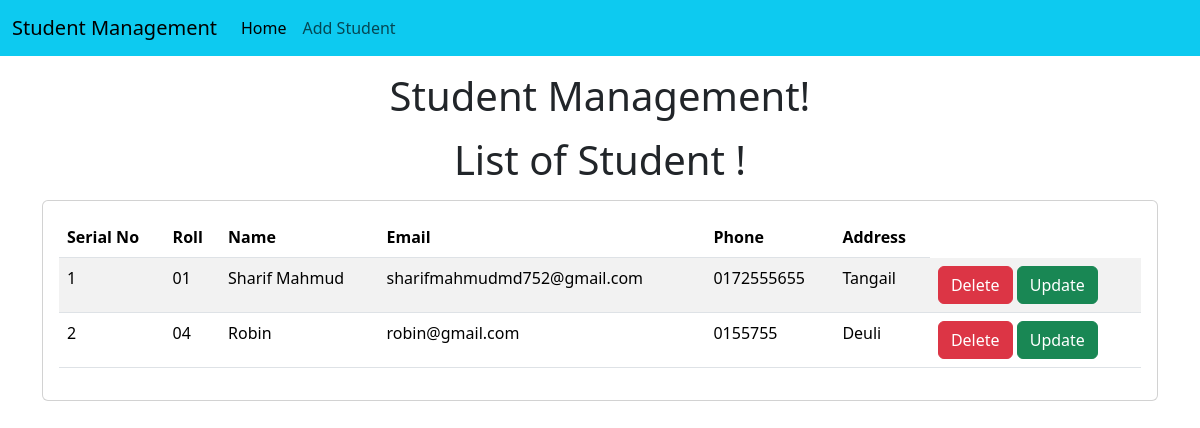
Page /std/ on the earlier database version.
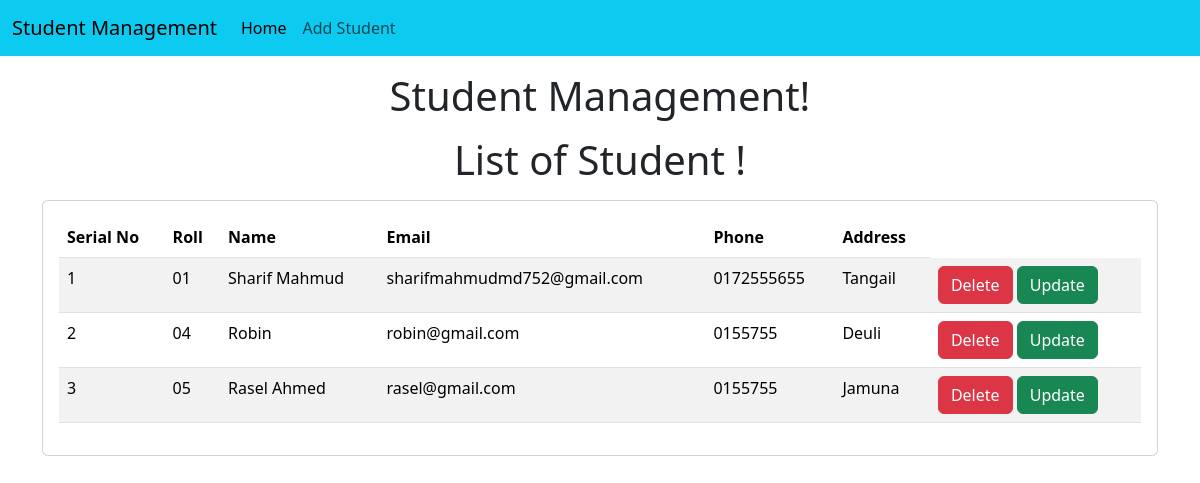
Same page on the later database version.
### std/models.py (models this page shows)
class Student(models.Model):
    roll = models.CharField(max_length=100)
    name = models.CharField(max_length=50)
    email = models.CharField(max_length=150)
    phone = models.CharField(max_length=11)
    address = models.CharField(max_length=200)

### std/views.py (the view)
# urls.py: path('', home),
def home(request):
    std = Student.objects.all()
    return render(request, 'std/home.html', {'std':std})

### templates/std/home.html (shortened to what this page needs)
<!doctype html>
<html lang="en">
  <head>
    <link href="https://cdn.jsdelivr.net/npm/bootstrap@5.3.8/dist/css/bootstrap.min.css" rel="stylesheet">
  </head>
  <body>
    {% include 'std/navbar.html'%}
    <h1 class="text-center my-3">Student Management!</h1>
    <h1 class="text-center my-3">List of Student !</h1>
    <div class="container">
        <div class="row">
            <div class="col-md-12">
                <div class="card">
                    <div class="card-body">
                        <table class="table table-striped">
                            <thead>
                            <tr>
                                <th>Serial No</th>
                                <th>Roll</th>
                                <th>Name</th>
                                <th>Email</th>
                                <th>Phone</th>
                                <th>Address</th>
                            </tr>
                            </thead>
                            <tbody>
                            {% for s in std %}
                            <tr>
                                <td>{{forloop.counter}}</td>
                                <td>{{s.roll}}</td>
                                <td>{{s.name}}</td>
                                <td>{{s.email}}</td>
                                <td>{{s.phone}}</td>
                                <td>{{s.address}}</td>
                                <td>
                                    <a href="/std/delete-std/{{s.id}}" class="btn btn-danger md-sm">Delete</a>
                                    <a href="/std/update-std/{{s.id}}" class="btn btn-success md-sm">Update</a>
                                </td>
                            </tr>
                            {% endfor %}
                            </tbody>
                        </table>
                    </div>
                </div>
            </div>
        </div>
    </div>
  </body>
</html>

Differences in the rows shown:
added Student: roll "05", name "Rasel Ahmed", email "rasel@gmail.com", phone "0155755", address "Jamuna"
